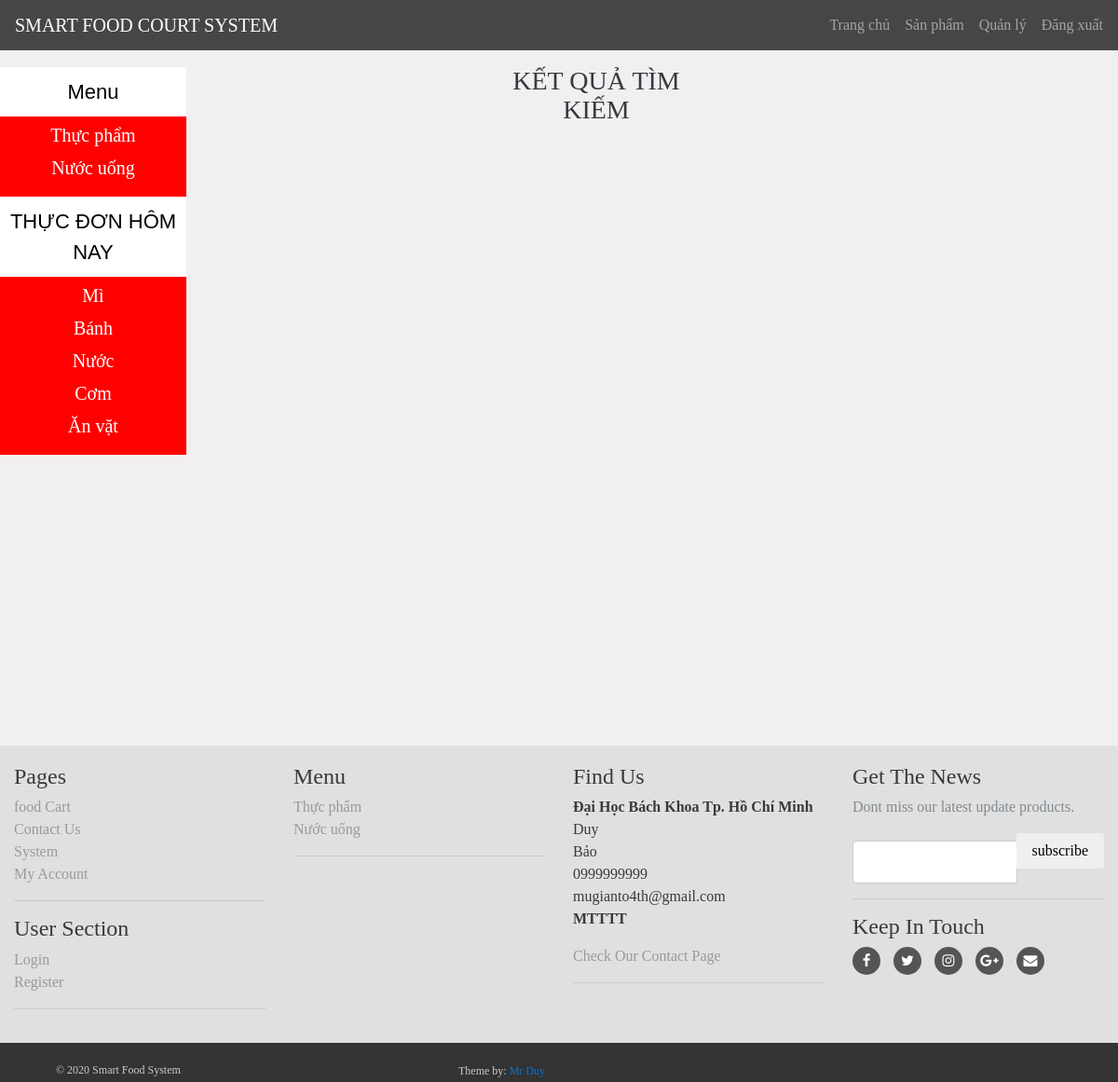
Screenshot of /ketqua.php with the database file from the repository.
### tables this page shows
CREATE TABLE `sanpham` (
  `cat_id` int(100) NOT NULL,
  `cat_title` varchar(100) NOT NULL
);

CREATE TABLE `cac_thuc_pham` (
  `cac_thuc_pham_id` int(10) NOT NULL,
  `cac_thuc_pham_title` varchar(25) NOT NULL
);

### function.php (the view, shortened to what this page needs)
<?php
$con = mysqli_connect("localhost","root","","bk-food");
function getCats() {
	global $con;
	$get_cats = " SELECT * FROM sanpham";
	$run_cats = mysqli_query($con,$get_cats);
	while ($row_cats = mysqli_fetch_array($run_cats))
	{
		$cat_id = $row_cats['cat_id'];
		$cat_title = $row_cats['cat_title'];
		echo "<li ><a href='sanpham.php?cat=$cat_id'>$cat_title</a></li>";
	}
}
function getThucPham()
{
	global $con;
	$get_cats = " SELECT * FROM cac_thuc_pham";
	$run_cats = mysqli_query($con,$get_cats);
	while ($row_cats = mysqli_fetch_array($run_cats))
	{
		$cac_thuc_pham_id = $row_cats['cac_thuc_pham_id'];
		$cac_thuc_pham_title = $row_cats['cac_thuc_pham_title'];
		echo "<li ><a href='sanpham.php?brand=$cac_thuc_pham_id'>$cac_thuc_pham_title</a></li>";
	}
}
?>

### 1.css (style rules this page uses)
* { margin: 0; padding: 0; font-family: 'Pridi'; }
li { list-style: none; }
html,body { width: 50%%; height: 100%; background-color: #f1eff1!important; }
#cats li { list-style:none; margin:5px; }
#cats a { color:white; padding:8px; margin:5px; text-align:center; font-size:20px; text-decoration:none; }

### rows the page displays
sanpham: cat_title "Thực phẩm"
sanpham: cat_title "Nước uống"
cac_thuc_pham: cac_thuc_pham_title "Mì"
cac_thuc_pham: cac_thuc_pham_title "Bánh"
cac_thuc_pham: cac_thuc_pham_title "Nước"
cac_thuc_pham: cac_thuc_pham_title "Cơm"
cac_thuc_pham: cac_thuc_pham_title "Ăn vặt"
